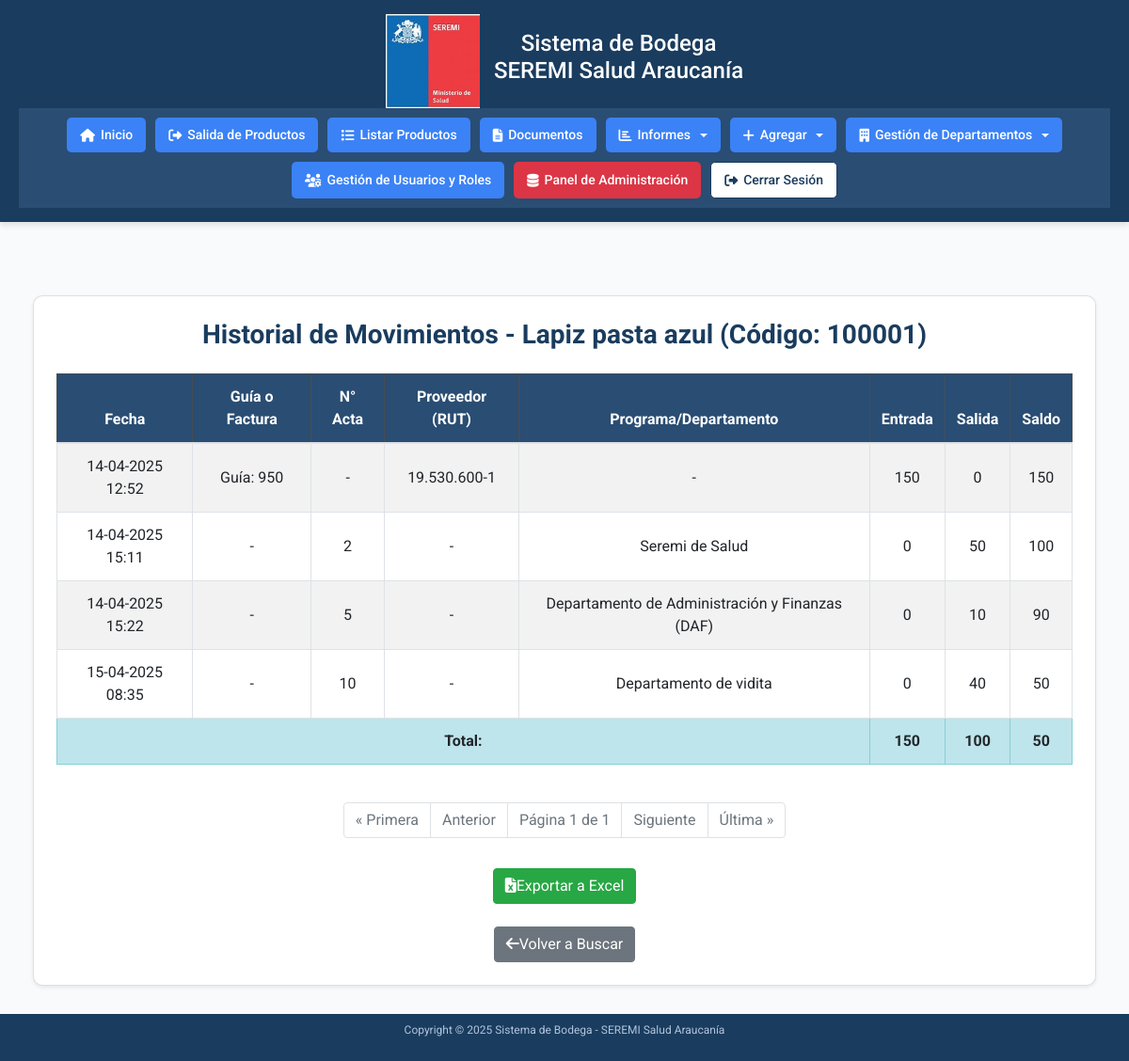
The app's page /accounts/bincard/historial/100001/ (signed in), older data.
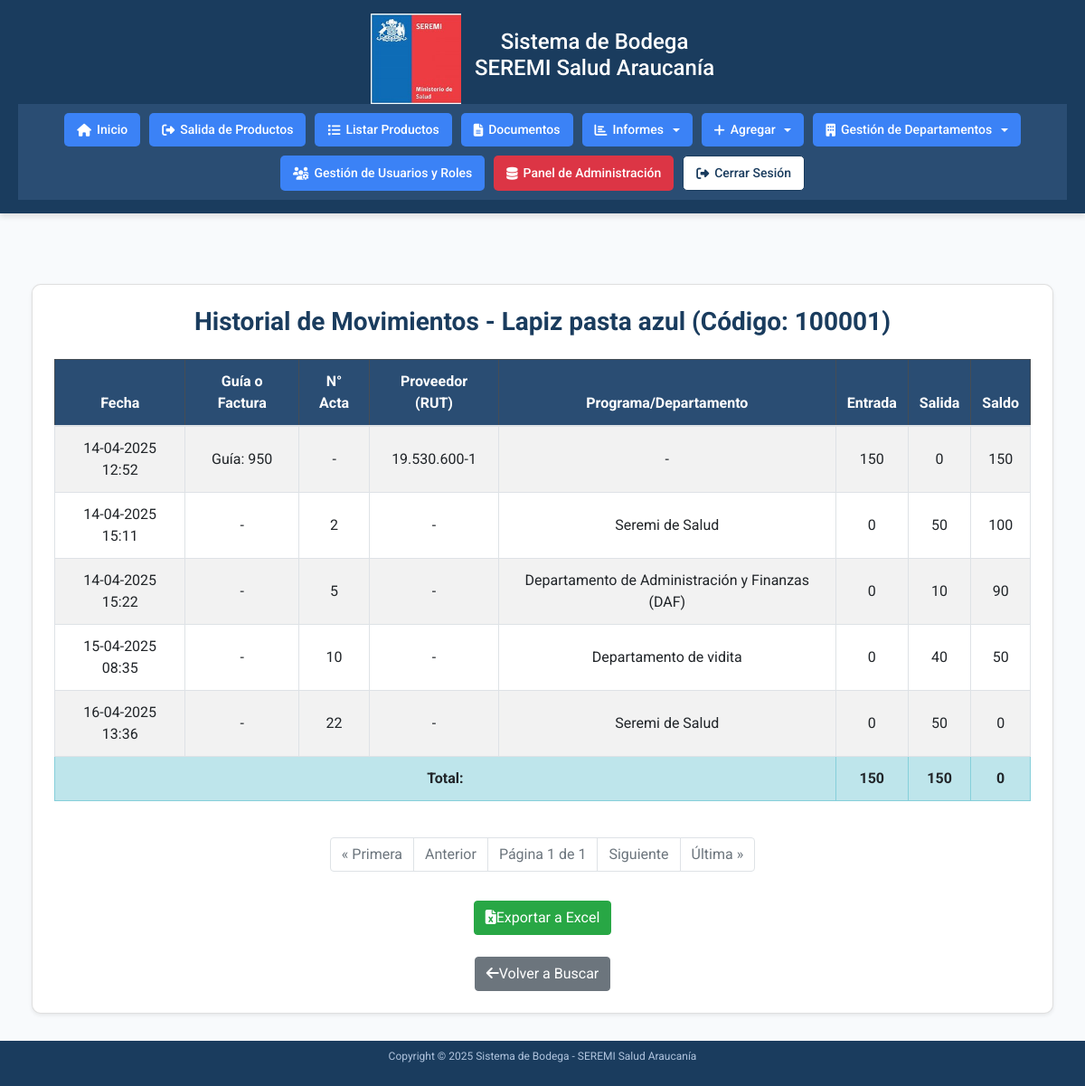
The same page, newer data.
### accounts/models.py (models this page shows, shortened)
class Producto(models.Model):
    CATEGORIAS = [
        ('Insumos de Aseo', 'Insumos de Aseo'),
        ('Insumos de Escritorio', 'Insumos de Escritorio'),
        ('EPP', 'EPP'),
        ('Emergencias y Desastres', 'Emergencias y Desastres'),
        ('Folletería', 'Folletería'),
        ('Otros', 'Otros'),
    ]
    codigo_barra = models.CharField(max_length=50, unique=True)
    descripcion = models.CharField(max_length=200)
    stock = models.IntegerField(default=0, db_index=True)  # Agregamos índice para mejorar rendimiento
    categoria = models.CharField(max_length=100, choices=CATEGORIAS, blank=True)
    rut_proveedor = models.CharField(max_length=12, blank=True)
    guia_despacho = models.CharField(max_length=50, blank=True)
    numero_factura = models.CharField(max_length=50, blank=True)
    orden_compra = models.CharField(max_length=50, blank=True)
    class Meta:
        indexes = [
            models.Index(fields=['stock'], name='idx_producto_stock')
        ]

class Transaccion(models.Model):
    TIPO_CHOICES = [
        ('entrada', 'Entrada'),
        ('salida', 'Salida'),
    ]
    producto = models.ForeignKey(Producto, on_delete=models.CASCADE)
    tipo = models.CharField(max_length=10, choices=TIPO_CHOICES)
    cantidad = models.IntegerField()
    fecha = models.DateTimeField(auto_now_add=True)
    rut_proveedor = models.CharField(max_length=12, blank=True)
    guia_despacho = models.CharField(max_length=50, blank=True)
    numero_factura = models.CharField(max_length=50, blank=True)
    orden_compra = models.CharField(max_length=50, blank=True)
    observacion = models.TextField(blank=True, null=True)
    acta_entrega = models.ForeignKey('ActaEntrega', on_delete=models.SET_NULL, null=True, blank=True)

class ActaEntrega(models.Model):
    numero_acta = models.IntegerField()
    departamento = models.CharField(max_length=100)
    responsable = models.ForeignKey(
        'Responsable',  # Usamos una string para referirnos al modelo Responsable
        on_delete=models.SET_NULL,
        null=True,
        related_name='actas_responsable',
        verbose_name="Responsable"
    )
    fecha = models.DateTimeField(auto_now_add=True)
    producto = models.ForeignKey(Producto, on_delete=models.CASCADE)
    cantidad = models.IntegerField()
    generador = models.ForeignKey(
        CustomUser,
        on_delete=models.SET_NULL,
        null=True,
        related_name='actas_generadas',
        verbose_name="Generador"
    )
    numero_siscom = models.CharField(max_length=50, blank=True, null=True)
    observacion = models.TextField(blank=True, null=True)
    class Meta:
        unique_together = ('numero_acta', 'producto')

### accounts/views.py (the view, shortened to what this page needs)
# urls.py: path('bincard/historial/<str:codigo_barra>/', views.bincard_historial, name='bincard-historial'),  # Ver historial de transacciones de un producto
@login_required
def bincard_historial(request, codigo_barra):
    limpiar_sesion_productos_salida(request)
    if not codigo_barra.isdigit():
        messages.error(request, 'El código de barra debe contener solo números.')
        return redirect('bincard-buscar')
    try:
        producto = Producto.objects.get(codigo_barra=codigo_barra)
    except Producto.DoesNotExist:
        messages.error(request, 'Producto no encontrado.')
        return redirect('bincard-buscar')
    transacciones = Transaccion.objects.filter(producto=producto).order_by('fecha')
    actas = ActaEntrega.objects.filter(producto=producto).order_by('fecha')
    eventos = []
    for transaccion in transacciones.filter(tipo='entrada'):
        guia_o_factura = transaccion.guia_despacho or transaccion.numero_factura or "-"
        if transaccion.guia_despacho:
            guia_o_factura = f"Guía: {transaccion.guia_despacho}"
        elif transaccion.numero_factura:
            guia_o_factura = f"Factura: {transaccion.numero_factura}"
        eventos.append({
            'tipo': 'entrada',
            'fecha': transaccion.fecha or datetime.now(pytz.UTC),  # Usar fecha actual si es NULL
            'guia_o_factura': guia_o_factura,
            'numero_acta': None,
            'rut_proveedor': transaccion.rut_proveedor or '-',
            'departamento': None,
            'entrada': transaccion.cantidad,
            'salida': 0,
        })
    for transaccion in transacciones.filter(tipo='salida'):
        if transaccion.acta_entrega:  # Solo incluir transacciones asociadas a un acta
            eventos.append({
                'tipo': 'salida',
                'fecha': transaccion.fecha or transaccion.acta_entrega.fecha or datetime.now(pytz.UTC),  # Usar fecha de la transacción, o del acta, o actual
                'guia_o_factura': "-",
                'numero_acta': transaccion.acta_entrega.numero_acta,
                'rut_proveedor': None,
                'departamento': transaccion.acta_entrega.departamento,
                'entrada': 0,
                'salida': transaccion.cantidad,
            })
    eventos.sort(key=lambda x: x['fecha'] or datetime.now(pytz.UTC))  # Asegurarse de que eventos sin fecha se ordenen al final
    saldo = 0
    movimientos = []
    for evento in eventos:
        if evento['tipo'] == 'entrada':
            saldo += evento['entrada']
        else:  # tipo == 'salida'
            saldo -= evento['salida']
        if saldo < 0:
            messages.error(request, f'Error: El saldo no puede ser negativo en la fecha {evento["fecha"]}. Contacte al administrador.')
            return redirect('bincard-buscar')
        evento['saldo'] = saldo
        movimientos.append(evento)
    total_entradas = sum(m['entrada'] for m in movimientos)
    total_salidas = sum(m['salida'] for m in movimientos)
    if saldo != producto.stock:
        messages.warning(request, f'Advertencia: El saldo calculado ({saldo}) no coincide con el stock actual del producto ({producto.stock}).')
        producto.stock = saldo
        producto.save()
        messages.info(request, f'El stock del producto ha sido corregido a {saldo} para que coincida con el saldo calculado.')
    page_obj = paginar_resultados(request, movimientos)
    return render(request, 'accounts/bincard_historial.html', {
        'producto': producto,
        'page_obj': page_obj,
        'total_entradas': total_entradas,
        'total_salidas': total_salidas,
    })

### accounts/templates/accounts/bincard_historial.html (shortened to what this page needs)
{% extends 'accounts/home.html' %}
{% load static %}
{% block content %}
<div class="container mt-5">
    <div class="card shadow-sm p-4">
        <h2 class="text-center mb-4">Historial de Movimientos - {{ producto.descripcion }} (Código: {{ producto.codigo_barra }})</h2>
        {% if page_obj %}
            <div class="table-responsive">
                <table class="table table-bordered table-striped">
                    <thead class="table-dark">
                        <tr>
                            <th>Fecha</th>
                            <th>Guía o Factura</th>
                            <th>N° Acta</th>
                            <th>Proveedor (RUT)</th>
                            <th>Programa/Departamento</th>
                            <th>Entrada</th>
                            <th>Salida</th>
                            <th>Saldo</th>
                        </tr>
                    </thead>
                    <tbody>
                        {% for movimiento in page_obj %}
                            <tr>
                                <td>{{ movimiento.fecha|date:"d-m-Y H:i" }}</td>
                                <td>{{ movimiento.guia_o_factura }}</td>
                                <td>{{ movimiento.numero_acta|default:"-" }}</td>
                                <td>{{ movimiento.rut_proveedor|default:"-" }}</td>
                                <td>{{ movimiento.departamento|default:"-" }}</td>
                                <td>{{ movimiento.entrada|default:"0" }}</td>
                                <td>{{ movimiento.salida|default:"0" }}</td>
                                <td>{{ movimiento.saldo }}</td>
                            </tr>
                        {% empty %}
                            <tr>
                                <td colspan="8" class="text-center">No se encontraron movimientos para este producto.</td>
                            </tr>
                        {% endfor %}
                    </tbody>
                    <tfoot>
                        <tr class="table-info">
                            <td colspan="5" class="text-end"><strong>Total:</strong></td>
                            <td><strong>{{ total_entradas }}</strong></td>
                            <td><strong>{{ total_salidas }}</strong></td>
                            <td><strong>{{ producto.stock }}</strong></td>
                        </tr>
                    </tfoot>
                </table>
            </div>
            <nav aria-label="Paginación de movimientos">
                <ul class="pagination justify-content-center mt-4">
                    {% if page_obj.has_previous %}
                        <li class="page-item"><a class="page-link" href="?page=1">« Primera</a></li>
                        <li class="page-item"><a class="page-link" href="?page={{ page_obj.previous_page_number }}">Anterior</a></li>
                    {% else %}
                        <li class="page-item disabled"><span class="page-link">« Primera</span></li>
                        <li class="page-item disabled"><span class="page-link">Anterior</span></li>
                    {% endif %}
                    <li class="page-item disabled"><span class="page-link">Página {{ page_obj.number }} de {{ page_obj.paginator.num_pages }}</span></li>
                    {% if page_obj.has_next %}
                        <li class="page-item"><a class="page-link" href="?page={{ page_obj.next_page_number }}">Siguiente</a></li>
                        <li class="page-item"><a class="page-link" href="?page={{ page_obj.paginator.num_pages }}">Última »</a></li>
                    {% else %}
                        <li class="page-item disabled"><span class="page-link">Siguiente</span></li>
                        <li class="page-item disabled"><span class="page-link">Última »</span></li>
                    {% endif %}
                </ul>
            </nav>
            <form method="POST" action="{% url 'bincard-historial' producto.codigo_barra %}" class="text-center mt-3">
                <button type="submit" name="exportar_excel" class="btn btn-success">
                    <i class="fas fa-file-excel me-2"></i>Exportar a Excel
                </button>
            </form>
        {% else %}
            <div class="alert alert-info text-center">No se encontraron movimientos para este producto.</div>
        {% endif %}
        <div class="text-center mt-4">
            <a href="{% url 'bincard-buscar' %}" class="btn btn-secondary">
                <i class="fas fa-arrow-left me-2"></i>Volver a Buscar
            </a>
        </div>
    </div>
</div>
{% endblock %}

### accounts/templates/accounts/home.html (shortened to what this page needs)
{% load static %}
<!DOCTYPE html>
<html lang="es">
<head>
    <link rel="stylesheet" href="https://cdnjs.cloudflare.com/ajax/libs/font-awesome/6.4.0/css/all.min.css">
    <link rel="stylesheet" href="https://stackpath.bootstrapcdn.com/bootstrap/4.5.2/css/bootstrap.min.css">
    <link href="https://cdn.jsdelivr.net/npm/select2@4.1.0-rc.0/dist/css/select2.min.css" rel="stylesheet" />
</head>
<body>
    <header>
        <div class="header-content">
            <img src="{% static 'images/seremi_logo.png' %}" alt="SEREMI Logo" class="logo">
            <h1>Sistema de Bodega<br>SEREMI Salud Araucanía</h1>
        </div>
        <div class="menu-bar">
            <nav>
                <a href="{% url 'home' %}" onclick="showMessage('Inicio')"><i class="fas fa-home"></i> Inicio</a>
                {% if request.user.groups.all.0.name == "Administrador" or request.user.groups.all.0.name == "Usuario de Bodega" %}
                    <a href="{% url 'salida-productos' %}" onclick="showMessage('Salida de Productos')"><i class="fas fa-sign-out-alt"></i> Salida de Productos</a>
                {% endif %}
                <a href="{% url 'listar-productos' %}" onclick="showMessage('Listar Productos')"><i class="fas fa-list"></i> Listar Productos</a>
                <a href="{% url 'listar-actas' %}" onclick="showMessage('Documentos')"><i class="fas fa-file-alt"></i> Documentos</a>
                <div class="dropdown">
                    <a href="#" class="dropdown-toggle" data-toggle="dropdown" onclick="showMessage('Informes')"><i class="fas fa-chart-bar"></i> Informes</a>
                </div>
                {% if request.user.groups.all.0.name == "Administrador" or request.user.groups.all.0.name == "Usuario de Bodega" %}
                    <div class="dropdown">
                        <a href="#" class="dropdown-toggle" data-toggle="dropdown" onclick="showMessage('Agregar')"><i class="fas fa-plus"></i> Agregar</a>
                    </div>
                {% endif %}
                {% if request.user.groups.all.0.name == "Administrador" %}
                    <div class="dropdown">
                        <a href="#" class="dropdown-toggle" data-toggle="dropdown" onclick="showMessage('Gestión de Departamentos')"><i class="fas fa-building"></i> Gestión de Departamentos</a>
                    </div>
                {% endif %}
                {% if request.user.groups.all.0.name == "Administrador" %}
                    <a href="{% url 'listar-usuarios' %}" onclick="showMessage('Gestión de Usuarios y Roles')"><i class="fas fa-users-cog"></i> Gestión de Usuarios y Roles</a>
                {% endif %}
                {% if request.user.groups.all.0.name == "Administrador" %}
                    <a href="#" class="admin-access-btn" data-toggle="modal" data-target="#passwordModal" onclick="showMessage('Panel de Administración')"><i class="fas fa-database"></i> Panel de Administración</a>
                {% endif %}
                <form action="{% url 'logout' %}" method="post" style="display: inline;">
                    <button type="submit" onclick="showMessage('Cerrar Sesión')" class="nav-button"><i class="fas fa-sign-out-alt"></i> Cerrar Sesión</button>
                </form>
            </nav>
        </div>
    </header>
    <main>
        {% block content %}{% endblock %}
    </main>
    <footer>
        <p>Copyright © 2025 Sistema de Bodega - SEREMI Salud Araucanía</p>
    </footer>
</body>
</html>

Row changes from the older to the newer data that the page shows:
changed Producto "Lapiz pasta azul": stock "50" → "0"
added Transaccion: fecha "16-04-2025 13:36"
added ActaEntrega: departamento "Seremi de Salud"
Text that changed along with them:
{{ total_salidas }}: "100" → "150"
new list line: "- 22 - 0 50 0"
